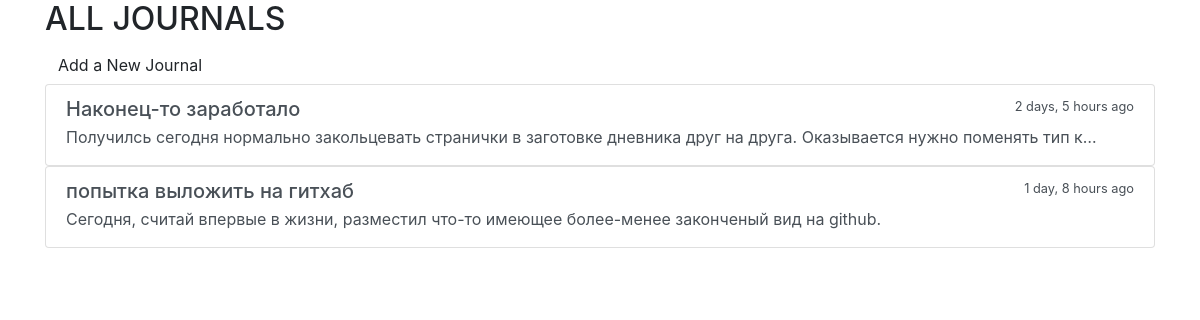
The app's page /journal/list, older data.
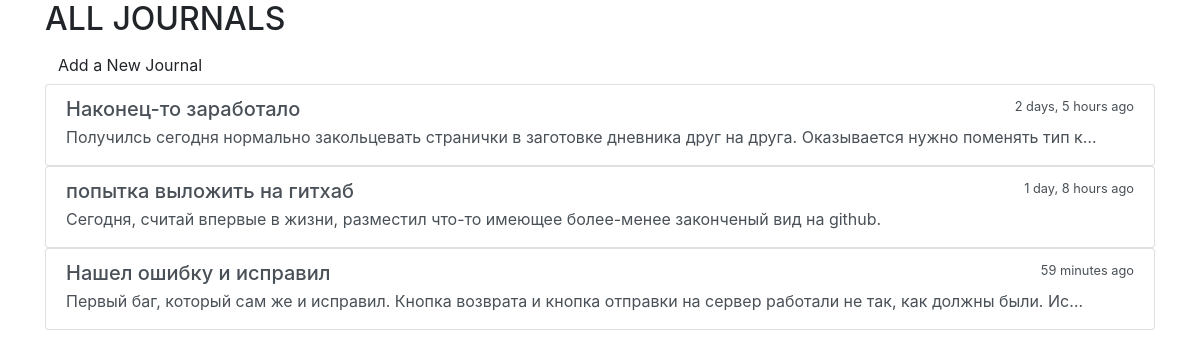
The same page, newer data.
### journal/models.py (models this page shows, shortened)
class Journal(models.Model):
    title = models.CharField(max_length=200, blank=False)
    description = models.TextField()
    date_created = models.DateTimeField(auto_now_add=True)
    class Meta:
        ordering = ['date_created']

### journal/views.py (the view)
# urls.py: path('journal/list', views.JournalListView.as_view(), name="journallist"),
class JournalListView(ListView):
    model = Journal
    template_name = "journal/journal_list.html"
    context_object_name = "journal_list"

### journal/templates/journal/journal_list.html
{% extends "journal/base.html" %}
{% load humanize %}
{% block content %}
<h2>ALL JOURNALS</h2>
<a href="{% url 'createjournal' %}">
    <button class="btn btn-prymary" type="submit">
        Add a New Journal
    </button>
</a>
{% for journal in journal_list %}
<div class="list-group">
    <a href="{% url 'updatejournal' journal.id %}" class="list-group-item list-group-item-action flex-column aligne-items-start">
        <div class="d-flex w-100 justify-content-between">
            <h5 class="mb-1">{{ journal.title }}</h5>
            <small>{{ journal.date_created | naturaltime }}</small>
        </div>
        <p class="mb-1">{{ journal.description | truncatechars:120 }}</p>
    </a>
</div>
{% endfor %}
{% endblock %}

### journal/templates/journal/base.html (shortened to what this page needs)
<!DOCTYPE html>
<html lang="en">
    <head>
        <link rel="stylesheet" href="https://cdn.jsdelivr.net/npm/bootstrap@4.5.3/dist/css/bootstrap.min.css">
    </head>
    <body>
        <div class="container">
            <div class="row">
                <div class="col-sm-12">
                    {% block content %}
                    {% endblock %}
                </div>
            </div>
        </div>
    </body>
</html>

Row changes from the older to the newer data that the page shows:
added Journal: title "Нашел ошибку и исправил", date_created "59 minutes ago", description "Первый баг, который сам же и исправил. Кнопка возврата и кнопка отправки на сервер работали не так, как должны были. Ис…"
